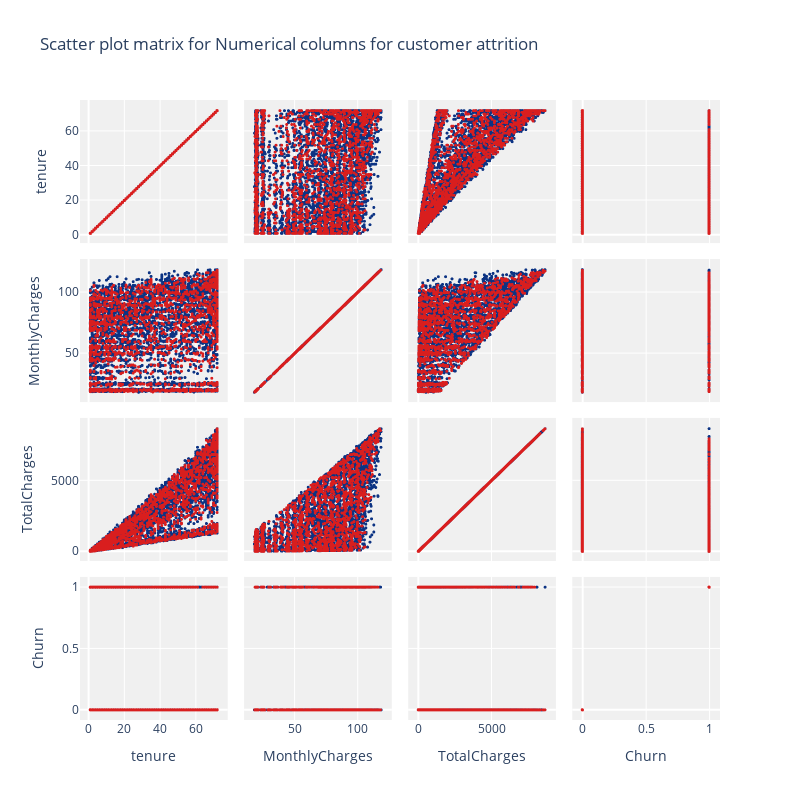

Notebook code cell kept with this figure:
### Markdown cell above
### Multivariate Variables

### Code cell
tchurn  = tc.sort_values(by = "Churn" ,ascending = True)
classes = tc["Churn"].unique().tolist()
classes
    
class_code  = {classes[k] : k for k in range(2)}
class_code

color_vals = [class_code[cl] for cl in tchurn["Churn"]]
color_vals



fig=go.Figure(data=go.Splom(dimensions = [dict(label  = "tenure",values = tc["tenure"]),
                                  dict(label  = 'MonthlyCharges',values = tc['MonthlyCharges']),
                                  dict(label  = 'TotalCharges',values = tc['TotalCharges']),
                                  dict(label  = 'Churn',values = tc['Churn']  )    ],
                     text= [tchurn.loc[k,"Churn"] for k in range(len(tc))],
                     marker = dict(color = color_vals,
                                   colorscale = "Portland",
                                   size = 3,
                                   showscale = False,
                                   line = dict(width = .1,
                                               color='rgb(230,230,230)'
                                              )
                                  )))
fig.update_layout(title  = "Scatter plot matrix for Numerical columns for customer attrition",
                            autosize = False,height = 800, width  = 800, dragmode = "select",
                             hovermode = "closest", plot_bgcolor  = 'rgba(240,240,240, 0.95)'

)

fig.show()

### Figure 1 — Plotly figure (JSON) as saved in the notebook; plotly's stock layout.template omitted (floating-point values rounded to 4 significant figures; data arrays with more than 128 entries replaced by an {"elided": "..."} marker saying what was removed)
{"data": [{"dimensions": [{"label": "tenure", "values": {"elided": "7032 int values"}}, {"label": "MonthlyCharges", "values": {"elided": "7032 float values"}}, {"label": "TotalCharges", "values": {"elided": "7032 float values"}}, {"label": "Churn", "values": {"elided": "7032 int values"}}], "marker": {"color": {"elided": "7032 int values"}, "colorscale": [[0, "rgb(12,51,131)"], [0.25, "rgb(10,136,186)"], [0.5, "rgb(242,211,56)"], [0.75, "rgb(242,143,56)"], [1, "rgb(217,30,30)"]], "line": {"color": "rgb(230,230,230)", "width": 0.1}, "showscale": false, "size": 3}, "text": {"elided": "7032 str values"}, "type": "splom"}], "layout": {"autosize": false, "dragmode": "select", "height": 800, "hovermode": "closest", "plot_bgcolor": "rgba(240,240,240, 0.95)", "title": {"text": "Scatter plot matrix for Numerical columns for customer attrition"}, "width": 800}}
